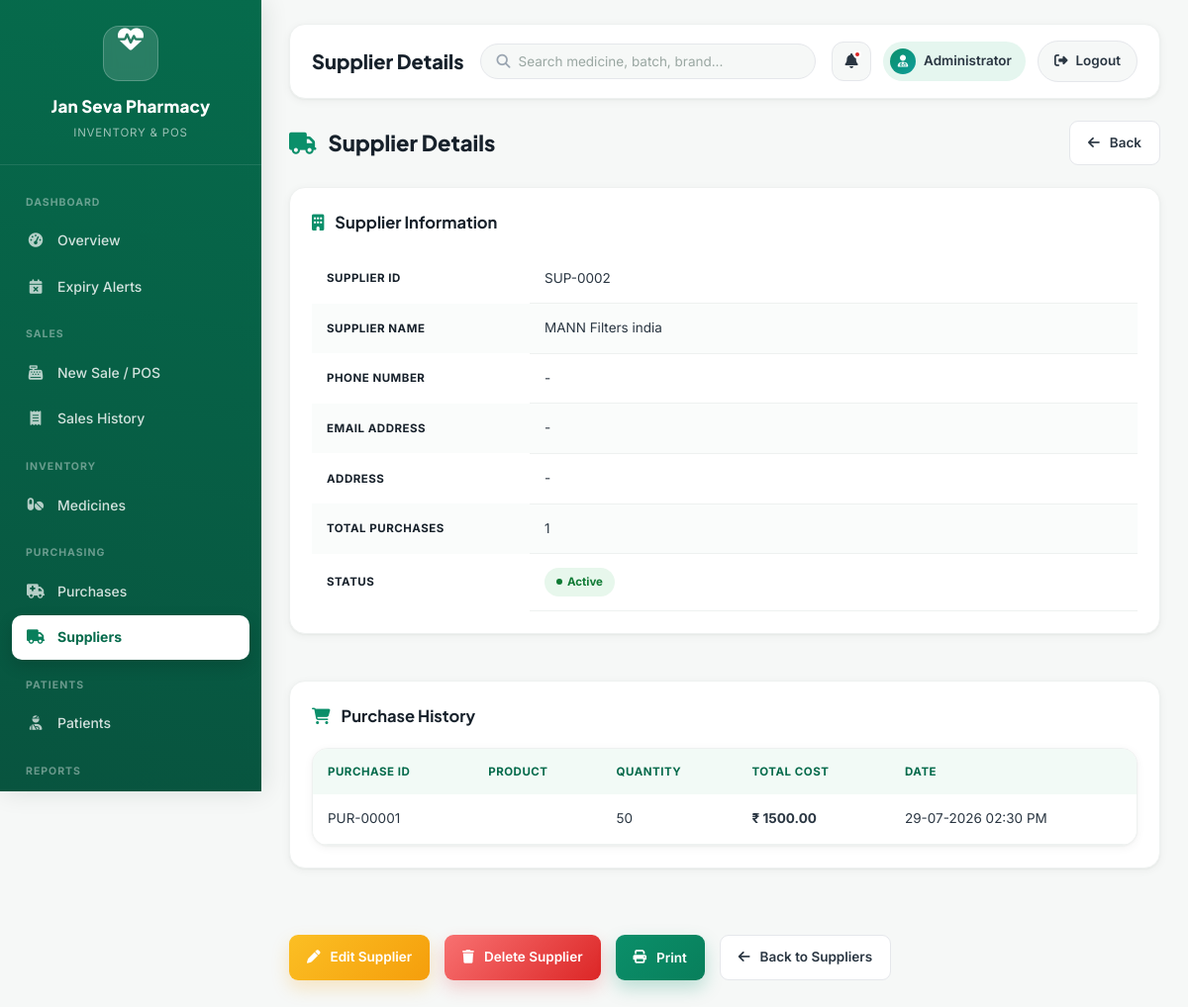
The page /supplier/2 (signed in) on the database its author committed.
### app.py (models this page shows)
class Supplier(db.Model):
    id = db.Column(db.Integer, primary_key=True)
    name = db.Column(db.String(100))
    phone = db.Column(db.String(20))
    email = db.Column(db.String(100))
    address = db.Column(db.Text)

class Purchase(db.Model):
    id = db.Column(db.Integer, primary_key=True)
    supplier_id = db.Column(
        db.Integer,
        db.ForeignKey("supplier.id")
    )
    product_id = db.Column(
        db.Integer,
        db.ForeignKey("product.id")
    )
    batch_id = db.Column(
        db.Integer,
        db.ForeignKey("batch.id")
    )
    quantity = db.Column(db.Integer)
    unit_price = db.Column(db.Float)
    cost = db.Column(db.Float)
    purchase_date = db.Column(
        db.DateTime,
        default=datetime.utcnow
    )
    supplier = db.relationship(
        "Supplier",
        backref="purchases"
    )
    product = db.relationship(
        "Product",
        backref="purchases"
    )
    batch = db.relationship(
        "Batch",
        backref="purchase_record"
    )

### app.py (the view)
@app.route("/supplier/<int:id>")
@login_required
def supplier_details(id):
    supplier = Supplier.query.get_or_404(id)
    purchases = Purchase.query.filter_by(
        supplier_id=id
    ).order_by(
        Purchase.purchase_date.desc()
    ).all()
    total_purchase = sum(
        purchase.cost
        for purchase in purchases
    )
    return render_template(
        "supplier_details.html",
        supplier=supplier,
        purchases=purchases,
        total_purchase=total_purchase
    )

### app.py (called while the page is built)
def login_required(f):
    @wraps(f)
    def decorated(*args, **kwargs):
        if "user_id" not in session:
            flash("Please login first.", "warning")
            return redirect(url_for("login"))
        return f(*args, **kwargs)
    return decorated

### templates/supplier_details.html (shortened to what this page needs)
{% extends "base.html" %}
{% block page_title %}Supplier Details{% endblock %}
{% block content %}
<div class="page-header">
    <h2>
        <i class="fa-solid fa-truck"></i>
        Supplier Details
    </h2>
    <a href="{{ url_for('suppliers') }}"
       class="btn btn-secondary">
        <i class="fa-solid fa-arrow-left"></i>
        Back
    </a>
</div>
<div class="dashboard-section">
    <div class="section-header">
        <h3>
            <i class="fa-solid fa-building"></i>
            Supplier Information
        </h3>
    </div>
    <table class="table">
        <tbody>
            <tr>
                <th width="220">Supplier ID</th>
                <td>
                    SUP-{{ "%04d"|format(supplier.id) }}
                </td>
            </tr>
            <tr>
                <th>Supplier Name</th>
                <td>{{ supplier.name }}</td>
            </tr>
            <tr>
                <th>Phone Number</th>
                <td>{{ supplier.phone or "-" }}</td>
            </tr>
            <tr>
                <th>Email Address</th>
                <td>{{ supplier.email or "-" }}</td>
            </tr>
            <tr>
                <th>Address</th>
                <td>{{ supplier.address or "-" }}</td>
            </tr>
            <tr>
                <th>Total Purchases</th>
                <td>
                    {{ purchases|length }}
                </td>
            </tr>
            <tr>
                <th>Status</th>
                <td>
                    <span class="badge badge-success">
                        Active
                    </span>
                </td>
            </tr>
        </tbody>
    </table>
</div>
<br>
<div class="dashboard-section">
    <div class="section-header">
        <h3>
            <i class="fa-solid fa-cart-shopping"></i>
            Purchase History
        </h3>
    </div>
    <div class="table-container">
        <table class="table">
            <thead>
                <tr>
                    <th>Purchase ID</th>
                    <th>Product</th>
                    <th>Quantity</th>
                    <th>Total Cost</th>
                    <th>Date</th>
                </tr>
            </thead>
            <tbody>
            {% if purchases %}
                {% for purchase in purchases %}
                <tr>
                    <td>
                        PUR-{{ "%05d"|format(purchase.id) }}
                    </td>
                    <td>
                    </td>
                    <td>
                        {{ purchase.quantity }}
                    </td>
                    <td>
                        <strong>
                            ₹ {{ "%.2f"|format(purchase.cost) }}
                        </strong>
                    </td>
                    <td>
                        {{ purchase.purchase_date.strftime("%d-%m-%Y %I:%M %p") }}
                    </td>
                </tr>
                {% endfor %}
            {% endif %}
            </tbody>
        </table>
    </div>
</div>
<br>
<div class="form-buttons">
    <a href="{{ url_for('edit_supplier', id=supplier.id) }}"
       class="btn btn-warning">
        <i class="fa-solid fa-pen"></i>
        Edit Supplier
    </a>
    <a href="{{ url_for('delete_supplier', id=supplier.id) }}"
       class="btn btn-danger"
       onclick="return confirmDelete('Are you sure you want to delete this supplier?')">
        <i class="fa-solid fa-trash"></i>
        Delete Supplier
    </a>
    <button
        type="button"
        class="btn btn-primary"
        onclick="window.print()">
        <i class="fa-solid fa-print"></i>
        Print
    </button>
    <a href="{{ url_for('suppliers') }}"
       class="btn btn-secondary">
        <i class="fa-solid fa-arrow-left"></i>
        Back to Suppliers
    </a>
</div>
{% endblock %}

### static/css/style.css (style rules this page uses)
:root { --primary:#0B8F6A; --primary-dark:#087F5B; --primary-darker:#066B4C; --primary-light:#E5F6EF; --primary-lighter:#F2FAF6; --secondary:#0F9D9A; --secondary-dark:#0C817E; --secondary-light:#E3F7F6; --bg:#F6F8F7; --white:#FFFFFF; --ink:#17212B; --ink-soft:#2A3642; --muted:#6B7280; --muted-light:#9AA5B1; --border:#E5E7EB; --border-soft:#EEF1F0; --success:#16A34A; --success-bg:#E7F7EC; --success-text:#0F7A34; --warning:#F59E0B; --warning-bg:#FEF3DD; --warning-text:#93630A; --danger:#DC2626; --danger-bg:#FDEBEB; --danger-text:#B31E1E; --info:#0F9D9A; --info-bg:#E3F7F6; --info-text:#0C817E; --purple:#7C3AED; --purple-bg:#EFE6FE; --purple-text:#6423C7; --teal:#0D9488; --teal-bg:#DEF5F2; --teal-text:#0A7A70; --orange:#F97316; --orange-bg:#FFEADB; --orange-text:#C2570D; --brown:#92400E; --brown-bg:#F3E5D8; --brown-text:#7A350C; --radius-lg:16px; --radius-md:12px; --radius-sm:9px; --radius-xs:7px; --shadow-card:0 2px 10px rgba(17,34,28,.05), 0 1px 2px rgba(17,34,28,.04); --shadow-card-hover:0 16px 32px rgba(11,143,106,.14); --shadow-pop:0 24px 55px rgba(6,40,30,.35); --shadow-header:0 1px 0 rgba(17,34,28,.06); --font-heading:'Plus Jakarta Sans', sans-serif; --font-body:'Inter', sans-serif; }
* { margin:0; padding:0; box-sizing:border-box; font-family:var(--font-body); }
* { transition: background .18s ease, color .18s ease, border-color .18s ease, box-shadow .18s ease, transform .18s ease; }
html { scroll-behavior:smooth; }
body { background:var(--bg); color:var(--ink); line-height:1.6; -webkit-font-smoothing:antialiased; }
h1,h2,h3,h4,h5 { font-family:var(--font-heading); color:var(--ink); }
a { text-decoration:none; }
button, input, select, textarea { font-family:var(--font-body); }
button { cursor:pointer; }
.page-header { display:flex; justify-content:space-between; align-items:center; flex-wrap:wrap; gap:15px; margin-bottom:22px; }
.page-header h2 { font-size:22px; font-weight:800; color:var(--ink); }
.page-header h2 i { color:var(--primary); margin-right:8px; }
.dashboard-section { background:var(--white); padding:22px; border-radius:var(--radius-lg); margin-bottom:22px; box-shadow:var(--shadow-card); border:1px solid var(--border-soft); animation:fadeIn .4s ease; }
.section-header { display:flex; justify-content:space-between; align-items:center; margin-bottom:18px; flex-wrap:wrap; gap:10px; }
.section-header h3 { font-size:16.5px; color:var(--ink); font-weight:700; }
.section-header i { color:var(--primary); margin-right:8px; }
.btn { display:inline-flex; align-items:center; justify-content:center; gap:8px; padding:11px 18px; border:none; border-radius:var(--radius-sm); text-decoration:none; color:#ffffff; font-size:13.5px; font-weight:600; cursor:pointer; }
.btn i { margin-right:2px; }
.btn-primary { background:linear-gradient(135deg,var(--primary),var(--primary-dark)); box-shadow:0 8px 18px rgba(11,143,106,.25); }
.btn-warning { background:linear-gradient(135deg,#FBBF24,var(--warning)); color:#ffffff; box-shadow:0 8px 18px rgba(245,158,11,.22); }
.btn-danger { background:linear-gradient(135deg,#F87171,var(--danger)); box-shadow:0 8px 18px rgba(220,38,38,.2); }
.btn-secondary { background:#ffffff; color:var(--ink-soft); border:1.5px solid var(--border); box-shadow:none; }
.table-container { background:var(--white); border-radius:var(--radius-lg); overflow-x:auto; box-shadow:var(--shadow-card); border:1px solid var(--border-soft); animation:fadeIn .4s ease; }
.table { width:100%; border-collapse:collapse; }
.table thead { background:var(--primary-lighter); color:var(--primary-darker); }
.table th { padding:14px 15px; text-align:left; font-weight:700; font-size:11.5px; text-transform:uppercase; letter-spacing:.5px; white-space:nowrap; }
.table td { padding:14px 15px; border-bottom:1px solid var(--border-soft); vertical-align:middle; font-size:13.5px; color:var(--ink-soft); }
.table tbody tr { background:#ffffff; }
.table tbody tr:nth-child(even) { background:#FAFCFB; }
.badge { display:inline-flex; align-items:center; gap:5px; padding:5px 12px; border-radius:999px; font-size:11.5px; font-weight:700; white-space:nowrap; }
.badge::before { content:""; width:6px; height:6px; border-radius:50%; background:currentColor; flex-shrink:0; }
.badge-success { background:var(--success-bg); color:var(--success-text); }
.form-buttons { display:flex; gap:15px; flex-wrap:wrap; margin-top:20px; }

### rows shown on the page
Supplier: id "0002", name "MANN Filters india", phone "-", email "-", address "-"
Purchase: id "00001", quantity "50", cost "1500.00", purchase_date "29-07-2026 02:30 PM"

### other values the page prints
{{ session.get('name', 'Administrator') }} "Administrator"
{{ purchases|length }} "1"
